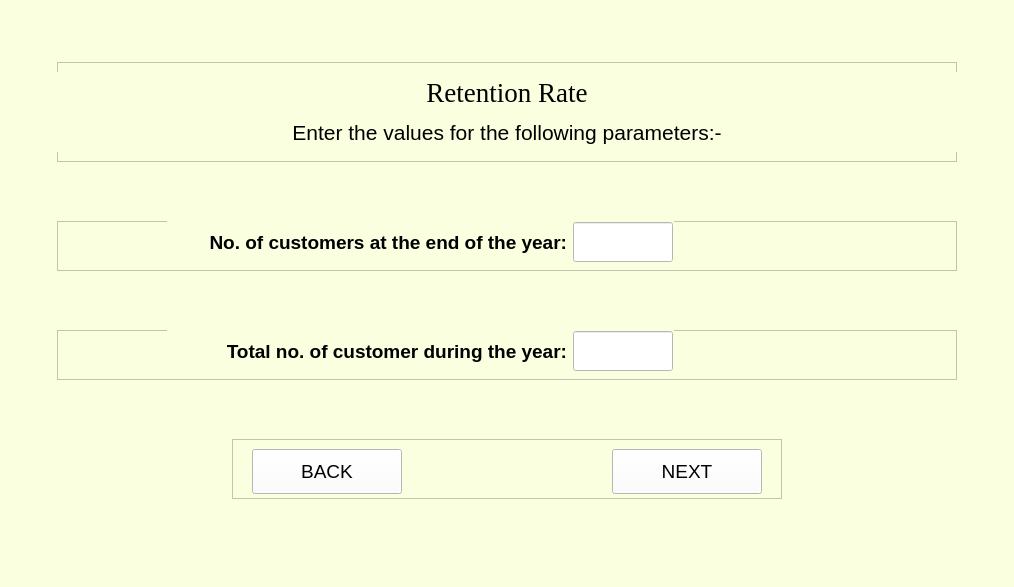
<?xml version="1.0" encoding="UTF-8"?>
<ui version="4.0">
 <class>MainWindow</class>
 <widget class="QMainWindow" name="MainWindow">
  <property name="geometry">
   <rect>
    <x>0</x>
    <y>0</y>
    <width>1014</width>
    <height>587</height>
   </rect>
  </property>
  <property name="sizePolicy">
   <sizepolicy hsizetype="Expanding" vsizetype="Expanding">
    <horstretch>0</horstretch>
    <verstretch>0</verstretch>
   </sizepolicy>
  </property>
  <property name="mouseTracking">
   <bool>false</bool>
  </property>
  <property name="windowTitle">
   <string>MainWindow</string>
  </property>
  <property name="styleSheet">
   <string notr="true">background-color: rgb(250, 255, 224);</string>
  </property>
  <widget class="QWidget" name="centralwidget">
   <layout class="QVBoxLayout" name="verticalLayout">
    <item alignment="Qt::AlignHCenter">
     <widget class="QFrame" name="frame_12">
      <property name="minimumSize">
       <size>
        <width>900</width>
        <height>100</height>
       </size>
      </property>
      <property name="maximumSize">
       <size>
        <width>900</width>
        <height>100</height>
       </size>
      </property>
      <property name="frameShape">
       <enum>QFrame::StyledPanel</enum>
      </property>
      <property name="frameShadow">
       <enum>QFrame::Raised</enum>
      </property>
      <widget class="QLabel" name="heading">
       <property name="geometry">
        <rect>
         <x>0</x>
         <y>10</y>
         <width>900</width>
         <height>40</height>
        </rect>
       </property>
       <property name="sizePolicy">
        <sizepolicy hsizetype="Preferred" vsizetype="Preferred">
         <horstretch>0</horstretch>
         <verstretch>0</verstretch>
        </sizepolicy>
       </property>
       <property name="minimumSize">
        <size>
         <width>900</width>
         <height>40</height>
        </size>
       </property>
       <property name="maximumSize">
        <size>
         <width>16777215</width>
         <height>16777215</height>
        </size>
       </property>
       <property name="font">
        <font>
         <family>Times New Roman</family>
         <pointsize>20</pointsize>
         <weight>50</weight>
         <italic>false</italic>
         <bold>false</bold>
        </font>
       </property>
       <property name="styleSheet">
        <string notr="true"/>
       </property>
       <property name="text">
        <string>Retention Rate</string>
       </property>
       <property name="alignment">
        <set>Qt::AlignCenter</set>
       </property>
       <property name="wordWrap">
        <bool>false</bool>
       </property>
      </widget>
      <widget class="QLabel" name="label0">
       <property name="geometry">
        <rect>
         <x>0</x>
         <y>50</y>
         <width>900</width>
         <height>40</height>
        </rect>
       </property>
       <property name="sizePolicy">
        <sizepolicy hsizetype="Preferred" vsizetype="Preferred">
         <horstretch>0</horstretch>
         <verstretch>0</verstretch>
        </sizepolicy>
       </property>
       <property name="minimumSize">
        <size>
         <width>900</width>
         <height>40</height>
        </size>
       </property>
       <property name="maximumSize">
        <size>
         <width>16777215</width>
         <height>16777215</height>
        </size>
       </property>
       <property name="font">
        <font>
         <family>Arial</family>
         <pointsize>16</pointsize>
         <weight>50</weight>
         <italic>false</italic>
         <bold>false</bold>
        </font>
       </property>
       <property name="styleSheet">
        <string notr="true"/>
       </property>
       <property name="text">
        <string>Enter the values for the following parameters:-</string>
       </property>
       <property name="alignment">
        <set>Qt::AlignCenter</set>
       </property>
       <property name="wordWrap">
        <bool>false</bool>
       </property>
      </widget>
     </widget>
    </item>
    <item alignment="Qt::AlignHCenter">
     <widget class="QFrame" name="frame_5">
      <property name="minimumSize">
       <size>
        <width>900</width>
        <height>50</height>
       </size>
      </property>
      <property name="maximumSize">
       <size>
        <width>900</width>
        <height>50</height>
       </size>
      </property>
      <property name="frameShape">
       <enum>QFrame::StyledPanel</enum>
      </property>
      <property name="frameShadow">
       <enum>QFrame::Raised</enum>
      </property>
      <widget class="QWidget" name="layoutWidget_2">
       <property name="geometry">
        <rect>
         <x>110</x>
         <y>0</y>
         <width>507</width>
         <height>42</height>
        </rect>
       </property>
       <layout class="QGridLayout" name="gridLayout_5">
        <item row="0" column="0">
         <widget class="QLabel" name="label_current_customers">
          <property name="sizePolicy">
           <sizepolicy hsizetype="Preferred" vsizetype="Preferred">
            <horstretch>0</horstretch>
            <verstretch>0</verstretch>
           </sizepolicy>
          </property>
          <property name="minimumSize">
           <size>
            <width>400</width>
            <height>40</height>
           </size>
          </property>
          <property name="maximumSize">
           <size>
            <width>400</width>
            <height>40</height>
           </size>
          </property>
          <property name="font">
           <font>
            <family>Arial</family>
            <pointsize>14</pointsize>
            <weight>75</weight>
            <italic>false</italic>
            <bold>true</bold>
           </font>
          </property>
          <property name="styleSheet">
           <string notr="true"/>
          </property>
          <property name="text">
           <string>No. of customers at the end of the year:</string>
          </property>
          <property name="alignment">
           <set>Qt::AlignRight|Qt::AlignTrailing|Qt::AlignVCenter</set>
          </property>
          <property name="wordWrap">
           <bool>false</bool>
          </property>
         </widget>
        </item>
        <item row="0" column="1">
         <widget class="QLineEdit" name="current_customers">
          <property name="sizePolicy">
           <sizepolicy hsizetype="Preferred" vsizetype="Preferred">
            <horstretch>0</horstretch>
            <verstretch>0</verstretch>
           </sizepolicy>
          </property>
          <property name="minimumSize">
           <size>
            <width>100</width>
            <height>40</height>
           </size>
          </property>
          <property name="maximumSize">
           <size>
            <width>100</width>
            <height>40</height>
           </size>
          </property>
          <property name="font">
           <font>
            <family>Arial</family>
            <pointsize>12</pointsize>
            <weight>50</weight>
            <italic>false</italic>
            <bold>false</bold>
           </font>
          </property>
          <property name="styleSheet">
           <string notr="true">background-color: rgb(255, 255, 255);</string>
          </property>
          <property name="text">
           <string/>
          </property>
          <property name="alignment">
           <set>Qt::AlignLeading|Qt::AlignLeft|Qt::AlignVCenter</set>
          </property>
         </widget>
        </item>
       </layout>
      </widget>
     </widget>
    </item>
    <item alignment="Qt::AlignHCenter">
     <widget class="QFrame" name="frame_6">
      <property name="minimumSize">
       <size>
        <width>900</width>
        <height>50</height>
       </size>
      </property>
      <property name="maximumSize">
       <size>
        <width>900</width>
        <height>50</height>
       </size>
      </property>
      <property name="frameShape">
       <enum>QFrame::StyledPanel</enum>
      </property>
      <property name="frameShadow">
       <enum>QFrame::Raised</enum>
      </property>
      <widget class="QWidget" name="layoutWidget">
       <property name="geometry">
        <rect>
         <x>110</x>
         <y>0</y>
         <width>507</width>
         <height>42</height>
        </rect>
       </property>
       <layout class="QGridLayout" name="gridLayout_2">
        <item row="0" column="0">
         <widget class="QLabel" name="label_prior_year_customers">
          <property name="sizePolicy">
           <sizepolicy hsizetype="Preferred" vsizetype="Preferred">
            <horstretch>0</horstretch>
            <verstretch>0</verstretch>
           </sizepolicy>
          </property>
          <property name="minimumSize">
           <size>
            <width>400</width>
            <height>40</height>
           </size>
          </property>
          <property name="maximumSize">
           <size>
            <width>400</width>
            <height>40</height>
           </size>
          </property>
          <property name="font">
           <font>
            <family>Arial</family>
            <pointsize>14</pointsize>
            <weight>75</weight>
            <italic>false</italic>
            <bold>true</bold>
           </font>
          </property>
          <property name="styleSheet">
           <string notr="true"/>
          </property>
          <property name="text">
           <string>Total no. of customer during the year:</string>
          </property>
          <property name="alignment">
           <set>Qt::AlignRight|Qt::AlignTrailing|Qt::AlignVCenter</set>
          </property>
          <property name="wordWrap">
           <bool>false</bool>
          </property>
         </widget>
        </item>
        <item row="0" column="1">
         <widget class="QLineEdit" name="prior_year_customers">
          <property name="sizePolicy">
           <sizepolicy hsizetype="Preferred" vsizetype="Preferred">
            <horstretch>0</horstretch>
            <verstretch>0</verstretch>
           </sizepolicy>
          </property>
          <property name="minimumSize">
           <size>
            <width>100</width>
            <height>40</height>
           </size>
          </property>
          <property name="maximumSize">
           <size>
            <width>100</width>
            <height>40</height>
           </size>
          </property>
          <property name="font">
           <font>
            <family>Arial</family>
            <pointsize>12</pointsize>
            <weight>50</weight>
            <italic>false</italic>
            <bold>false</bold>
           </font>
          </property>
          <property name="styleSheet">
           <string notr="true">background-color: rgb(255, 255, 255);</string>
          </property>
          <property name="text">
           <string/>
          </property>
          <property name="alignment">
           <set>Qt::AlignLeading|Qt::AlignLeft|Qt::AlignVCenter</set>
          </property>
         </widget>
        </item>
       </layout>
      </widget>
     </widget>
    </item>
    <item alignment="Qt::AlignHCenter">
     <widget class="QFrame" name="frame_9">
      <property name="minimumSize">
       <size>
        <width>550</width>
        <height>60</height>
       </size>
      </property>
      <property name="maximumSize">
       <size>
        <width>550</width>
        <height>60</height>
       </size>
      </property>
      <property name="frameShape">
       <enum>QFrame::StyledPanel</enum>
      </property>
      <property name="frameShadow">
       <enum>QFrame::Raised</enum>
      </property>
      <widget class="QPushButton" name="nextButton">
       <property name="enabled">
        <bool>true</bool>
       </property>
       <property name="geometry">
        <rect>
         <x>380</x>
         <y>10</y>
         <width>150</width>
         <height>45</height>
        </rect>
       </property>
       <property name="sizePolicy">
        <sizepolicy hsizetype="Preferred" vsizetype="Preferred">
         <horstretch>0</horstretch>
         <verstretch>0</verstretch>
        </sizepolicy>
       </property>
       <property name="minimumSize">
        <size>
         <width>150</width>
         <height>45</height>
        </size>
       </property>
       <property name="maximumSize">
        <size>
         <width>150</width>
         <height>45</height>
        </size>
       </property>
       <property name="palette">
        <palette>
         <active>
          <colorrole role="Button">
           <brush brushstyle="SolidPattern">
            <color alpha="255">
             <red>255</red>
             <green>255</green>
             <blue>255</blue>
            </color>
           </brush>
          </colorrole>
          <colorrole role="Base">
           <brush brushstyle="SolidPattern">
            <color alpha="255">
             <red>255</red>
             <green>255</green>
             <blue>255</blue>
            </color>
           </brush>
          </colorrole>
          <colorrole role="Window">
           <brush brushstyle="SolidPattern">
            <color alpha="255">
             <red>255</red>
             <green>255</green>
             <blue>255</blue>
            </color>
           </brush>
          </colorrole>
          <colorrole role="Link">
           <brush brushstyle="SolidPattern">
            <color alpha="255">
             <red>6</red>
             <green>22</green>
             <blue>255</blue>
            </color>
           </brush>
          </colorrole>
         </active>
         <inactive>
          <colorrole role="Button">
           <brush brushstyle="SolidPattern">
            <color alpha="255">
             <red>255</red>
             <green>255</green>
             <blue>255</blue>
            </color>
           </brush>
          </colorrole>
          <colorrole role="Base">
           <brush brushstyle="SolidPattern">
            <color alpha="255">
             <red>255</red>
             <green>255</green>
             <blue>255</blue>
            </color>
           </brush>
          </colorrole>
          <colorrole role="Window">
           <brush brushstyle="SolidPattern">
            <color alpha="255">
             <red>255</red>
             <green>255</green>
             <blue>255</blue>
            </color>
           </brush>
          </colorrole>
          <colorrole role="Link">
           <brush brushstyle="SolidPattern">
            <color alpha="255">
             <red>6</red>
             <green>22</green>
             <blue>255</blue>
            </color>
           </brush>
          </colorrole>
         </inactive>
         <disabled>
          <colorrole role="Button">
           <brush brushstyle="SolidPattern">
            <color alpha="255">
             <red>255</red>
             <green>255</green>
             <blue>255</blue>
            </color>
           </brush>
          </colorrole>
          <colorrole role="Base">
           <brush brushstyle="SolidPattern">
            <color alpha="255">
             <red>255</red>
             <green>255</green>
             <blue>255</blue>
            </color>
           </brush>
          </colorrole>
          <colorrole role="Window">
           <brush brushstyle="SolidPattern">
            <color alpha="255">
             <red>255</red>
             <green>255</green>
             <blue>255</blue>
            </color>
           </brush>
          </colorrole>
          <colorrole role="Link">
           <brush brushstyle="SolidPattern">
            <color alpha="255">
             <red>6</red>
             <green>22</green>
             <blue>255</blue>
            </color>
           </brush>
          </colorrole>
         </disabled>
        </palette>
       </property>
       <property name="font">
        <font>
         <family>Arial</family>
         <pointsize>14</pointsize>
        </font>
       </property>
       <property name="mouseTracking">
        <bool>false</bool>
       </property>
       <property name="acceptDrops">
        <bool>true</bool>
       </property>
       <property name="autoFillBackground">
        <bool>false</bool>
       </property>
       <property name="styleSheet">
        <string notr="true">background-color:rgb(255, 255, 255)</string>
       </property>
       <property name="text">
        <string>NEXT</string>
       </property>
       <property name="checkable">
        <bool>false</bool>
       </property>
       <property name="autoExclusive">
        <bool>false</bool>
       </property>
       <property name="autoDefault">
        <bool>true</bool>
       </property>
       <property name="default">
        <bool>false</bool>
       </property>
       <property name="flat">
        <bool>false</bool>
       </property>
      </widget>
      <widget class="QPushButton" name="backButton">
       <property name="geometry">
        <rect>
         <x>20</x>
         <y>10</y>
         <width>150</width>
         <height>45</height>
        </rect>
       </property>
       <property name="sizePolicy">
        <sizepolicy hsizetype="Preferred" vsizetype="Preferred">
         <horstretch>0</horstretch>
         <verstretch>0</verstretch>
        </sizepolicy>
       </property>
       <property name="minimumSize">
        <size>
         <width>150</width>
         <height>45</height>
        </size>
       </property>
       <property name="maximumSize">
        <size>
         <width>150</width>
         <height>45</height>
        </size>
       </property>
       <property name="font">
        <font>
         <family>Arial</family>
         <pointsize>14</pointsize>
        </font>
       </property>
       <property name="styleSheet">
        <string notr="true">background-color:rgb(255, 255, 255)</string>
       </property>
       <property name="text">
        <string>BACK</string>
       </property>
      </widget>
     </widget>
    </item>
   </layout>
  </widget>
  <widget class="QMenuBar" name="menubar">
   <property name="geometry">
    <rect>
     <x>0</x>
     <y>0</y>
     <width>1014</width>
     <height>21</height>
    </rect>
   </property>
  </widget>
  <widget class="QStatusBar" name="statusbar"/>
 </widget>
 <resources/>
 <connections/>
</ui>
